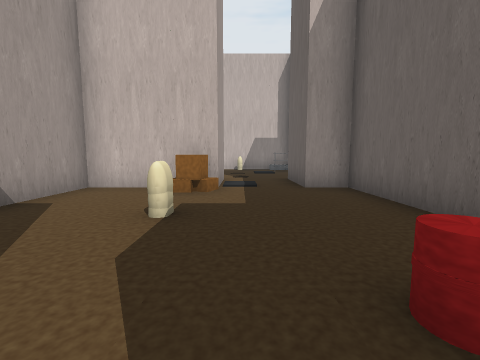
View 1 (above)

24 first-person views from a walk through a Unity game level. The camera is 1.5 m above the floor, tilts 6° down and sees 90° across. The floor is counted in squares, 2 m on a side. Each view is taken from the middle of a square. On the plan, view 1 faces up. The plan holds only what a view shows up to about 9 squares ahead; the rest is blank. The player character is not drawn. Some animated figures are not drawn.

View 2
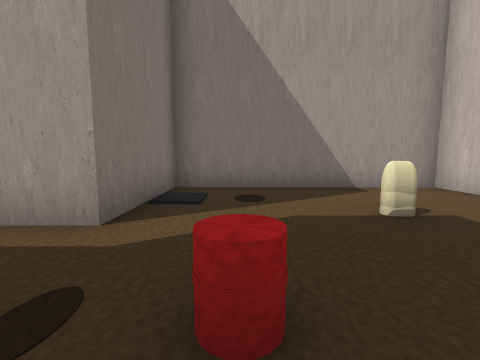

View 3
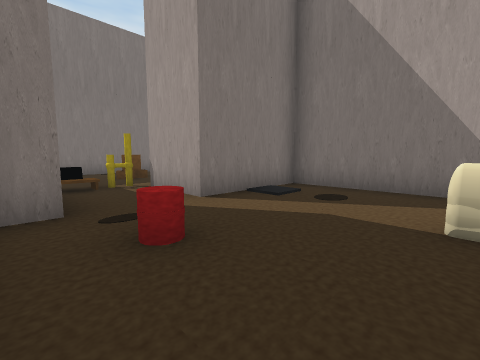

View 4
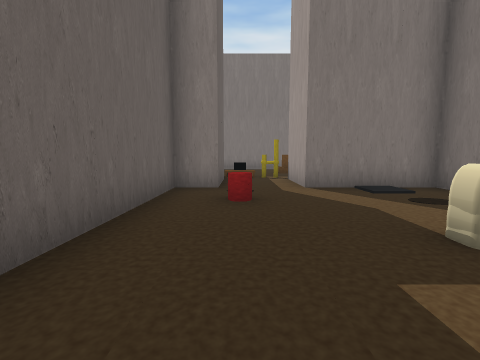

View 5
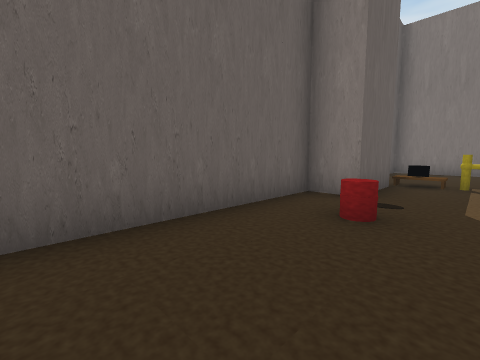

View 6
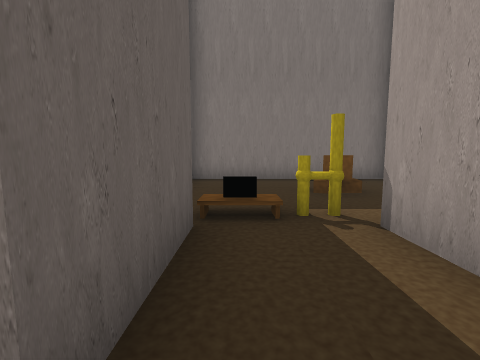

View 7
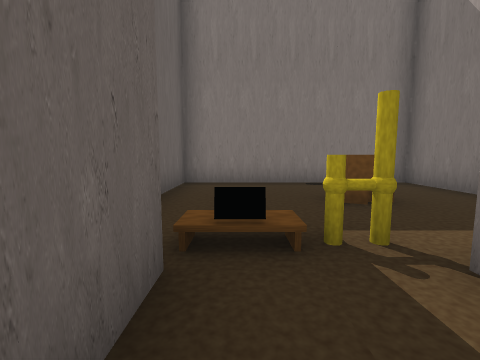

View 8
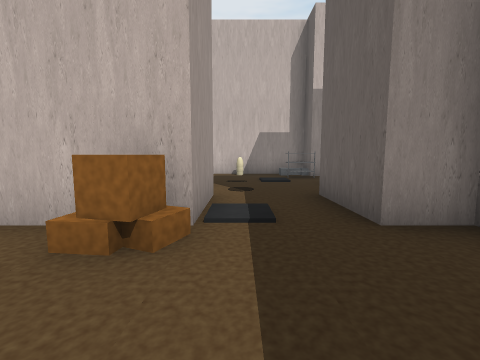

View 9
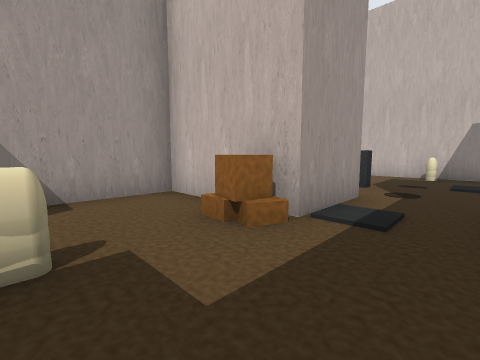

View 10
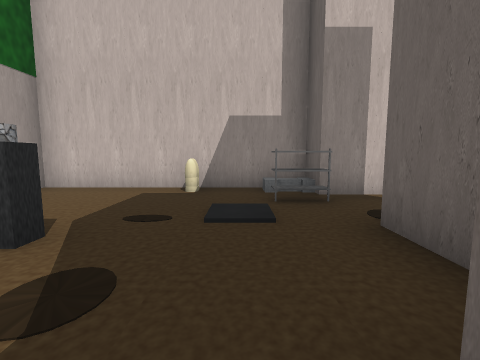

View 11
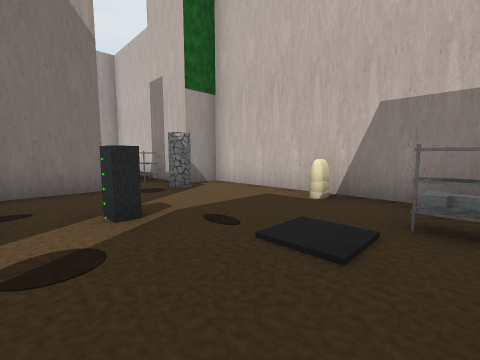

View 12
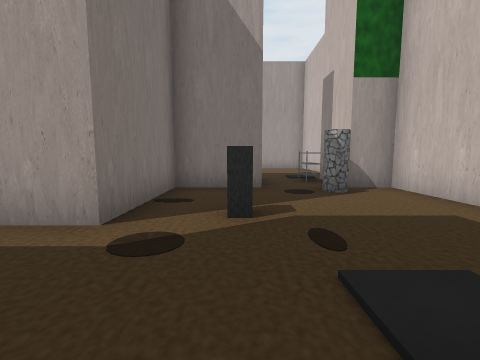

View 13
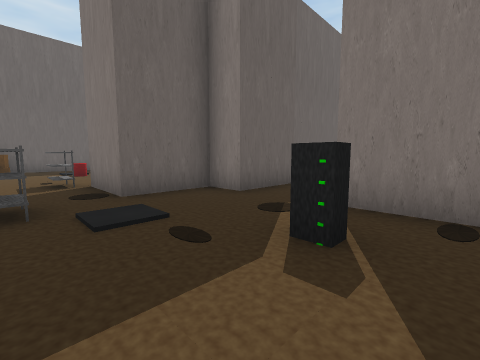

View 14
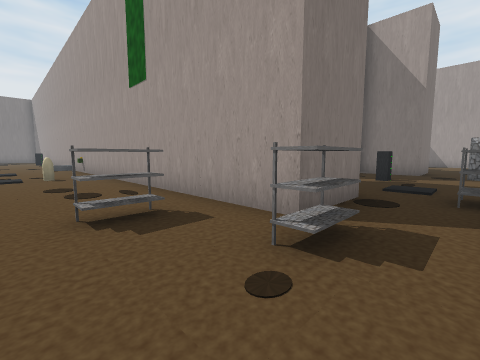

View 15
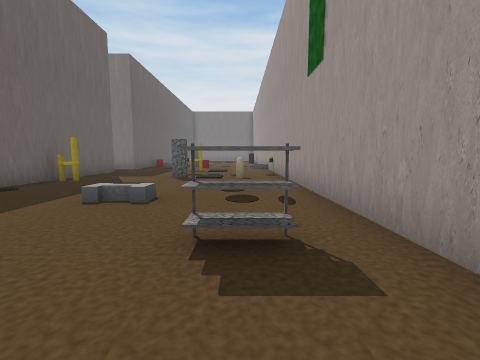

View 16
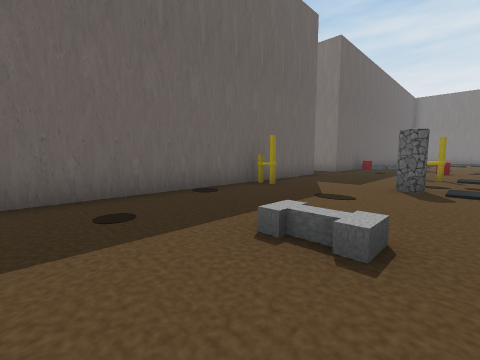

View 17
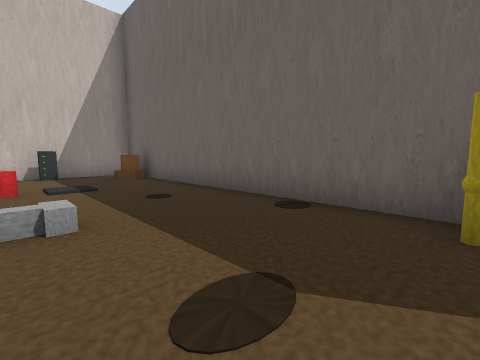

View 18
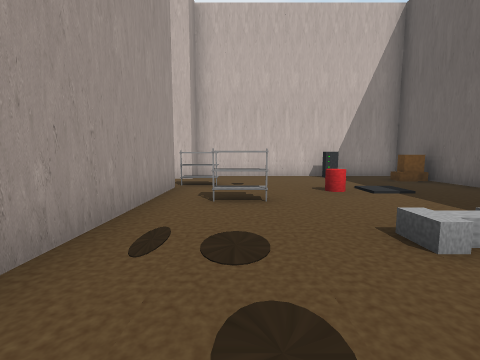

View 19
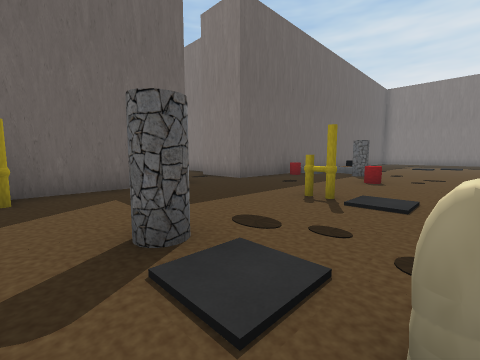

View 20
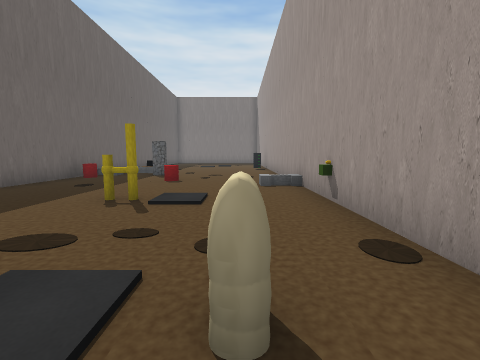

View 21
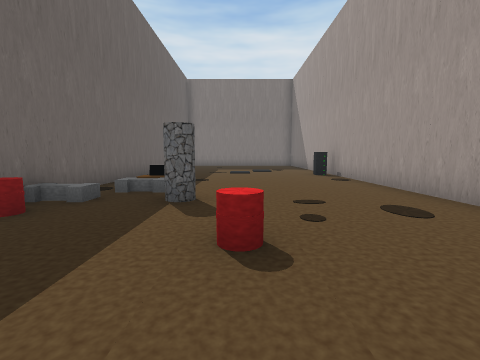

View 22
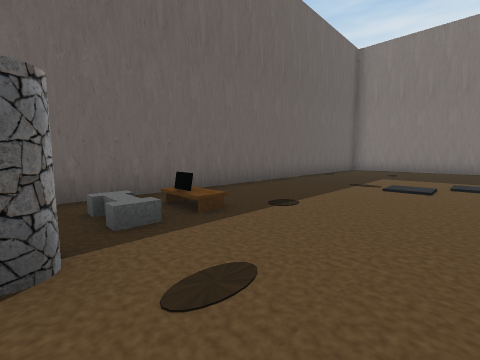

View 23
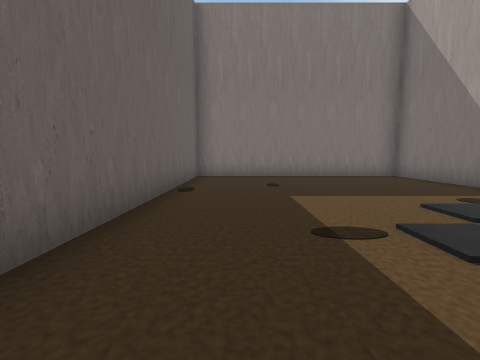

View 24
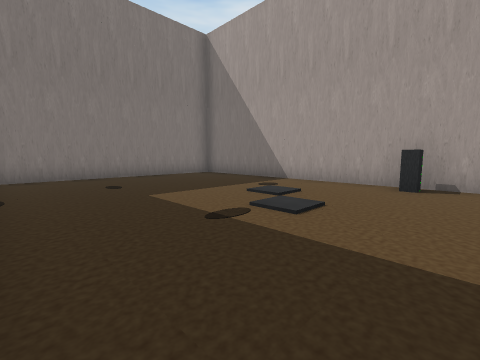

### Floor plan
Key: @ floor where view 1 was taken; # wall or solid block; . floor; / step, stairs or slope; O other object.
Columns run from 5 left of view 1 to 13 right of it. Each row starts with its distance up from view 1.
 13  #################
 12 ##   O /##    #  #
 11 O  .   O#   .   O#
 10           O.     #
  9  #     .###      #
  8  #     .##  .    #
  7  #### .###       #
  6  ####  ###       #
  5  #  O . ##       #
  4  #   .  ## .     #
  3  #   ...## . .  O#
  2  #      ## O.O   #
  1  #     .##       #
  0  #   @. ##       #
 -1  #### .###
 -2     #  ###   .
 -3     #OO###       ##
 -4          #       #
 -5          #      O#
 -6  #      ##  .   /#
 -7  #      ##       #
 -8  #########       #
 -9          #       #
-10          #     ..#
-11          ##      #
-12          #       #
-13          #       #
-14          #       #
-15          #       #
-16          #       #
-17          #       #
-18          #       #
-19          #########

Where each view was taken, in squares from view 1:
view 1: 0 up, 0 right, facing up
view 2: 1 up, 2 right, facing left
view 3: 3 up, 2 right, facing down-left
view 4: 5 up, 1 right, facing down
view 5: 4 up, 0 right, facing down-right
view 6: 0 up, 1 right, facing down
view 7: 1 down, 1 right, facing down
view 8: 3 up, 0 right, facing up
view 9: 3 up, 1 right, facing up-left
view 10: 7 up, 1 right, facing up
view 11: 8 up, 2 right, facing up-left
view 12: 9 up, 2 right, facing left
view 13: 11 up, 2 left, facing down-right
view 14: 11 up, 7 right, facing down-left
view 15: 10 up, 6 right, facing down
view 16: 8 up, 7 right, facing down-right
view 17: 3 up, 8 right, facing up-right
view 18: 4 up, 6 right, facing up
view 19: 3 up, 6 right, facing down-right
view 20: 3 up, 6 right, facing down
view 21: 2 down, 8 right, facing down
view 22: 6 down, 7 right, facing down-right
view 23: 10 down, 10 right, facing down
view 24: 10 down, 11 right, facing down-left
